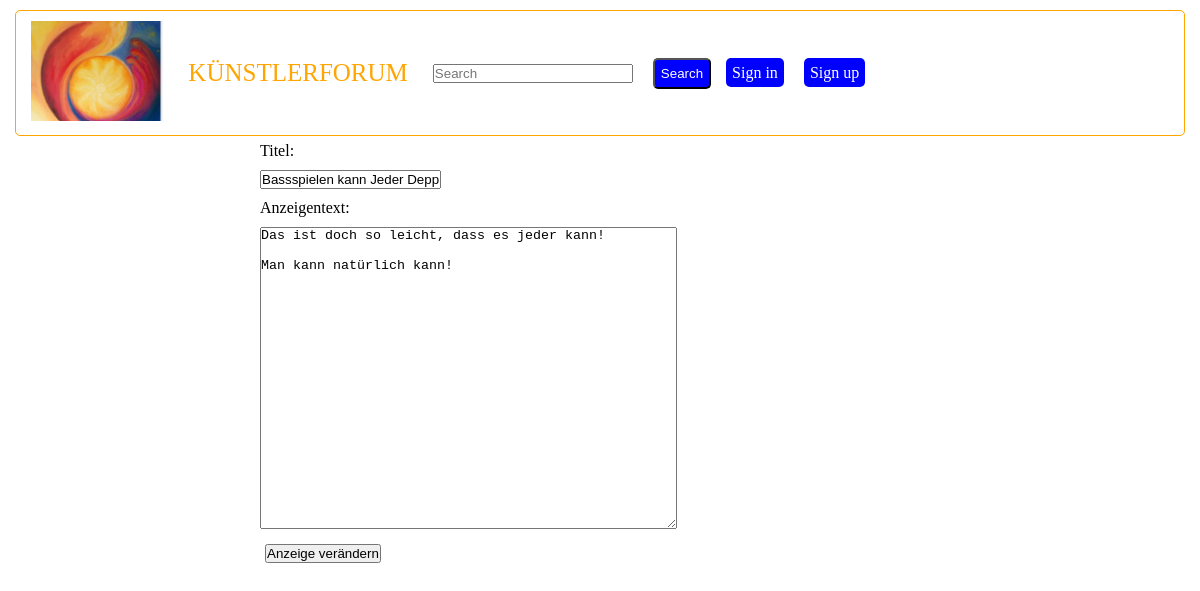
/editadd.php?addIdToEdit=4, run on the app's committed database.
### tables this page shows
CREATE TABLE IF NOT EXISTS `adds` (
  `id` int NOT NULL AUTO_INCREMENT,
  `title` varchar(100) NOT NULL,
  `text` varchar(10000) NOT NULL,
  `useremail` varchar(50) NOT NULL,
  PRIMARY KEY (`id`)
);

### Database.php (called while the page is built, shortened)
<?php
class Database
{
    private $conn;
    public function __construct()
    {
        $servername = "localhost";
        $username = "root2";
        $password = "ABC";
        $databasename = "kuenstlerforum";
        try {
            $this->conn = new PDO("mysql:host=$servername;dbname=$databasename", $username, $password);
            $this->conn->setAttribute(PDO::ATTR_ERRMODE, PDO::ERRMODE_EXCEPTION);
        } catch (PDOException $e) {
            $this->errorMessage = $e->getMessage();
        }
    }
    public function findUserByEMail($email)
    {
        $stmt = $this->conn->prepare("select * from users where email = :email");
        $stmt->bindParam(":email", $email);
        $stmt->execute();
        $stmt->setFetchMode(PDO::FETCH_ASSOC);
        $result = $stmt->fetchAll();
        if (count($result) == 0) {
            return null;
        } else {
            $user = new User();
            $user->email = $email;
            $user->password = $result[0]["password"];
            $user->firstname = $result[0]["firstname"];
            $user->lastname = $result[0]["lastname"];
            return $user;
        }
    }
    public function getAddById($id)
    {
        $stmt =  $this->conn->prepare("select * from adds where id = :id");
        $stmt->bindParam(":id", $id);
        $stmt->execute();
        $stmt->setFetchMode(PDO::FETCH_ASSOC);
        $result = $stmt->fetchAll();
        $add = new Add();
        $add->id = $id;
        $add->title = $result[0]["title"];
        $add->text = $result[0]["text"];
        $add->user = $this->findUserByEMail($result[0]["useremail"]);
        return $add;
    }
}

### editadd.php (the view, shortened to what this page needs)
<?php
include "Database.php";
?>
<html>
<head>
</head>
<body>
    <?php include 'header.php';
    $db = new Database();
    if ($_SERVER["REQUEST_METHOD"] == "POST") {
         $add = new Add();
         $add->id = $_POST["addIdToEdit"];
         $add->title = $_POST["title"];
         $add->text = $_POST["text"];
         $db->updateAdd($add);
         echo "<p>The add was updated successfully! </p>";
    }
    else {
    $add = $db->getAddById( $_GET["addIdToEdit"] );
    ?>
    <div style="width:700px; margin: 6px auto">
        <form action="editadd.php" method="post" enctype="multipart/form-data">
            <p>Titel:</p>
            <input type="text" name="title" placeholder="Titel" value="<?php echo $add->title; ?>"></input>
            <p>Anzeigentext:</p>
            <textarea name="text" rows="20" cols="50" ><?php echo $add->text; ?></textarea>
            <p><input type="submit" value="Anzeige verändern"></input></p>
        </form>
    </div>
   <?php } ?>
</body>
</html>

### header.php (style rules this page uses)
* { margin: 5px; padding: 0px; box-sizing: border-box; }

### data on the page
adds: title "Bassspielen kann Jeder Depp", text "Das ist doch so leicht, dass es jeder kann! Man kann natürlich kann!"
